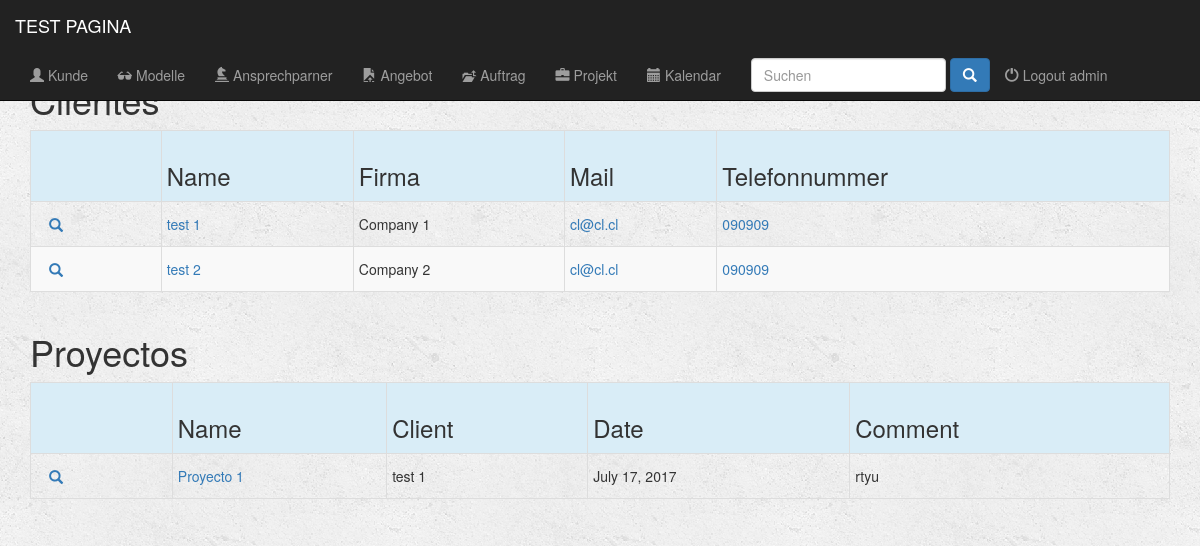
The app's page /apli/busca/ (signed in) with its own data.
### apli/models.py (models this page shows, shortened)
class Client(models.Model):
    nombre_completo = models.CharField(max_length=300)
    company = models.CharField(max_length=300)
    nickname = models.CharField(max_length=300)
    company_short = models.CharField(max_length=300)
    pais_address = models.CharField(max_length=50, blank=True, null=True)
    ciudad_address = models.CharField(max_length=100, blank=True, null=True)
    codigo_address = models.CharField(max_length=30, blank=True, null=True)
    street_address = models.CharField(max_length=100, blank=True, null=True)
    numero_address = models.CharField(max_length=100, blank=True, null=True)
    email = models.EmailField()
    telephone = models.CharField(max_length=30)
    comment = models.CharField(max_length=500)
    class Meta:
        verbose_name = 'Client'
        verbose_name_plural = 'Clients'
    def __str__(self):
        return self.nombre_completo

class Proyecto(models.Model):
    nombre = models.CharField(max_length=300)
    client = models.ForeignKey(Client, on_delete=models.CASCADE)
    comment = models.CharField(max_length=500)
    fecha_creacion = models.DateField()
    fecha_ejecucion = models.DateField()

### apli/views.py (the view)
@login_required(login_url='/login/')
def busca(request):
    query = request.GET.get("q")
    querysetClients = Client.objects.all()
    if query:
        querysetClients = querysetClients.filter(
            Q(nombre_completo__icontains=query)|
            Q(company__icontains=query)|
            Q(email__icontains=query)
        ).distinct()
    querysetPersonas = Persona.objects.all()
    if query:
        querysetPersonas = querysetPersonas.filter(
            Q(nombre_completo__icontains=query)|
            Q(adresse__icontains=query)|
            Q(email__icontains=query)
        ).distinct()
    querysetProyectos = Proyecto.objects.all()
    if query:
        querysetProyectos = querysetProyectos.filter(
            Q(nombre__icontains=query)|
            Q(comment__icontains=query)
        ).distinct()
    return render(request, 'apli/busca.html', {"busca_clients": querysetClients, "busca_personas": querysetPersonas, "busca_proyectos": querysetProyectos})

### fullcalendar/fullcalendar.py (called while the page is built)
def css_url():
    return FULLCALENDAR['css_url']

def print_css_url():
    return FULLCALENDAR['print_css_url']

def javascript_url():
    return FULLCALENDAR['javascript_url']

def jquery_url():
    return FULLCALENDAR['jquery_url']

def jquery_ui_url():
    return FULLCALENDAR['jquery_ui_url']

### fullcalendar/templatetags/fullcalendar_tags.py (called while the page is built)
@register.inclusion_tag("fullcalendar/calendar_init.html")
def calendar_init(calendar_config_options):
    return {'calendar_config_options': mark_safe(calendar_config_options)}

@register.simple_tag
def fullcalendar_css_url():
    return css_url()

@register.simple_tag
def fullcalendar_print_css_url():
    return print_css_url()

@register.simple_tag
def fullcalendar_javascript_url():
    return javascript_url()

@register.simple_tag
def fullcalendar_jquery_url():
    return jquery_url()

@register.simple_tag
def fullcalendar_jquery_ui_url():
    return jquery_ui_url()

@register.simple_tag
def fullcalendar_css():
    url = fullcalendar_css_url()
    return mark_safe("<link href='%s' rel='stylesheet' />" % url)

@register.simple_tag
def fullcalendar_print_css():
    url = fullcalendar_print_css_url()
    return mark_safe("<link href='%s' rel='stylesheet' media='print' />" % url)

@register.simple_tag
def fullcalendar_jquery():
    url = fullcalendar_jquery_url()
    return mark_safe("<script src='%s'></script>" % url)

@register.simple_tag
def fullcalendar_jquery_ui():
    url = fullcalendar_jquery_ui_url()
    return mark_safe("<script src='%s'></script>" % url)

@register.simple_tag
def fullcalendar_javascript():
    url = fullcalendar_javascript_url()
    return mark_safe("<script src='%s'></script>" % url)

### apli/templates/apli/busca.html (shortened to what this page needs)
{% extends 'apli/base.html' %}
{% block body %}
    <div class="container">
        {% if busca_clients %}
            <p><h1>Clientes</h1></p>
            <div class="table-responsive">
                <table class="table table-striped table-hover table-condensed table-bordered">
                    <tr class="active info">
                        <th></th>
                        <th><h3 class="form-control-static">Name</h3></th>
                        <th><h3 class="form-control-static">Firma</h3></th>
                        <th><h3 class="form-control-static">Mail</h3></th>
                        <th><h3 class="form-control-static">Telefonnummer</h3></th>
                    </tr>
                    {% for client in busca_clients %}
                        <tr>
                            <td>
                                <div class=" btn-group-xs">
                                    <div class="">
                                        <a href="{% url 'detail_contact' client.id %}" class="btn btn-link btn-link glyphicon glyphicon-search"></a>
                                    </div>
                                </div>
                            </td>
                            <td><a href="{% url 'detail_contact' client.id %}" ><p class="form-control-static">{{client.nombre_completo}}</p></a></td>
                            <td><a href=""></a><p class="form-control-static">{{client.company}}</p></a></td>
                            <td><a href="mailto:{{ client.email }}"><p class="form-control-static">{{client.email}}</p></a></td>
                            <td><a href="tel:{{ client.telephone }}"><p class="form-control-static">{{client.telephone}}</p></a></td>
                        </tr>
                    {% endfor %}
                </table>
            </div>
        {% endif %}
    </div>
    <div class="container">
        {% if busca_proyectos %}
            <p><h1>Proyectos</h1></p>
            <div class="table-responsive">
                <table class="table table-striped table-hover table-condensed table-bordered">
                    <tr class="active info">
                        <th></th>
                        <th><h3 class="form-control-static">Name</h3></th>
                        <th><h3 class="form-control-static">Client</h3></th>
                        <th><h3 class="form-control-static">Date</h3></th>
                        <th><h3 class="form-control-static">Comment</h3></th>
                    </tr>
                    {% for proyecto in busca_proyectos %}
                        <tr>
                            <td>
                                <div class=" btn-group-xs">
                                    <div class="">
                                        <a href="{% url 'detail_project' proyecto.id %}" class="btn btn-link btn-link glyphicon glyphicon-search"></a>
                                    </div>
                                </div>
                            </td>
                            <td><a href="{% url 'detail_project' proyecto.id %}" ><p class="form-control-static">{{proyecto.nombre}}</p></a></td>
                            <td><a href=""></a><p class="form-control-static">{{proyecto.client}}</p></a></td>
                            <td><a href=""></a><p class="form-control-static">{{proyecto.fecha_creacion}}</p></a></td>
                            <td><a href=""></a><p class="form-control-static">{{proyecto.comment}}</p></a></td>
                        </tr>
                    {% endfor %}
                </table>
            </div>
        {% endif %}
    </div>
{% endblock %}

### apli/templates/apli/base.html (shortened to what this page needs)
{% load fullcalendar_tags %}
{% load static from staticfiles %}
<!DOCTYPE html>
<html lang="en">
    <head>
        {% fullcalendar_css %}
        {% fullcalendar_print_css %}
        <link rel="stylesheet" href="https://maxcdn.bootstrapcdn.com/bootstrap/3.3.6/css/bootstrap.min.css">
        <link rel="stylesheet" type="text/css" href="{% static 'apli/style.css' %}"/>
    </head>
    <body>
        <div class="container-fluid">
            <header>
                <div="row">
                    <nav class="navbar navbar-inverse navbar-fixed-top" role="navigation">
                        <div class="container-fluid">
                            <div class="navbar-header">
                                <a href="{% url 'ingreso' %}" class="navbar-brand">TEST PAGINA</a>
                            </div>
                            <div class="collapse navbar-collapse" id="topNavBar">
                                <ul class="nav navbar-nav">
                                    <li role="presentation" class="{% block contacts_active %}{% endblock %}"><a href="{% url 'index_contact' %}"><span class="glyphicon glyphicon-user" aria-hidden="true"></span> Kunde</a></li>
                                    <li role="presentation" class="{% block models_active %}{% endblock %}"><a href="{% url 'index_model' %}"><span class="glyphicon glyphicon-sunglasses" aria-hidden="true"></span> Modelle</a></li>
                                    <li role="presentation" class="{% block personas_active %}{% endblock %}"><a href="{% url 'index_personas' %}"><span class="glyphicon glyphicon-knight" aria-hidden="true"></span> Ansprechparner</a></li>
                                    <li role="presentation" class="{% block cotizaciones_active %}{% endblock %}"><a href="{% url 'index_cotizacion' %}"><span class="glyphicon glyphicon-open-file" aria-hidden="true"></span> Angebot</a></li>
                                    <li role="presentation" class="{% block ordenes_active %}{% endblock %}"><a href="{% url 'index_orden_compra' %}"><span class="glyphicon glyphicon-level-up" aria-hidden="true"></span> Auftrag</a></li>
                                    <li role="presentation" class="{% block projects_active %}{% endblock %}"><a href="{% url 'index_project' %}"><span class="glyphicon glyphicon-briefcase" aria-hidden="true"></span> Projekt</a></li>
                                    <li role="presentation" class="{% block calendario_active %}{% endblock %}"><a href="{% url 'calendar_by_user' %}"><span class="glyphicon glyphicon-calendar" aria-hidden="true"></span> Kalendar</a></li>
                                    <li role="presentation" >
                                        <form  method="GET" action="{% url 'busca' %}" class="navbar-form navbar-right" role="search" >
                                            <input type="text" placeholder="Suchen" class="form-control" name="q" value="{{ request.GET.q }}">
                                            <button type="submit" class="btn btn-primary ">
                                                <span class="glyphicon glyphicon-search"></span>
                                            </button>
                                        </form>
                                     </li>
                                    <div class= "nav navbar-nav" >
                                        {% if request.user.is_authenticated %}
                                            <li role="presentation" class="pull-right"><a href="{% url 'logout' %}" > <span class="glyphicon glyphicon-off" aria-hidden="true"></span> Logout {{ user}} </a></li>
                                        {% endif %}
                                    </div>
                                </ul>
                            </div>
                        </div>
                    </nav>
                </div>
        {% block body %}
        {% endblock %}
    </body>
</html>

### apli/static/apli/style.css (style rules this page uses)
body { background: white url("images/background.png"); }

### apli/templates/apli/base.html (style rules this page uses)
body { padding-top:60px; }

### records on screen
Client: nombre_completo "test 1", company "Company 1", email "cl@cl.cl", telephone "090909"
Client: nombre_completo "test 2", company "Company 2", email "cl@cl.cl", telephone "090909"
Proyecto: nombre "Proyecto 1", client "test 1", fecha_creacion "July 17, 2017", comment "rtyu"

### other values on screen
{{ user }} "admin"
